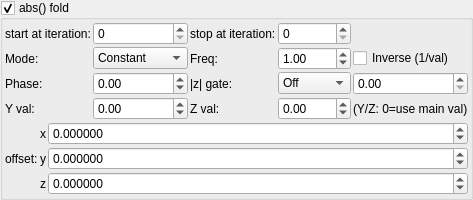
    <widget class="MyGroupBox" name="groupCheck_transf_function_enabledD_false">
     <property name="toolTip">
      <string/>
     </property>
     <property name="title">
      <string>abs() fold&amp;</string>
     </property>
     <property name="checkable">
      <bool>true</bool>
     </property>
     <layout class="QVBoxLayout" name="verticalLayout_54">
      <property name="spacing">
       <number>2</number>
      </property>
      <property name="leftMargin">
       <number>2</number>
      </property>
      <property name="topMargin">
       <number>2</number>
      </property>
      <property name="rightMargin">
       <number>2</number>
      </property>
      <property name="bottomMargin">
       <number>2</number>
      </property>
      <item>
       <layout class="QGridLayout" name="gridLayout_22" columnstretch="0,0,0,0">
        <property name="spacing">
         <number>2</number>
        </property>
        <item row="0" column="1">
         <widget class="MySpinBox" name="spinboxInt_transf_multiplier_start_iter_3">
          <property name="sizePolicy">
           <sizepolicy hsizetype="Minimum" vsizetype="Maximum">
            <horstretch>0</horstretch>
            <verstretch>0</verstretch>
           </sizepolicy>
          </property>
          <property name="maximum">
           <number>999</number>
          </property>
         </widget>
        </item>
        <item row="0" column="2">
         <widget class="QLabel" name="label_277">
          <property name="text">
           <string>stop at iteration:</string>
          </property>
         </widget>
        </item>
        <item row="0" column="0">
         <widget class="QLabel" name="label_278">
          <property name="text">
           <string>start at iteration:</string>
          </property>
         </widget>
        </item>
        <item row="0" column="3">
         <widget class="MySpinBox" name="spinboxInt_transf_multiplier_stop_iter_3">
          <property name="sizePolicy">
           <sizepolicy hsizetype="Minimum" vsizetype="Maximum">
            <horstretch>0</horstretch>
            <verstretch>0</verstretch>
           </sizepolicy>
          </property>
          <property name="maximum">
           <number>999</number>
          </property>
         </widget>
        </item>
      <item row="1" column="0">
       <widget class="QLabel"><property name="text"><string>Mode:</string></property></widget>
      </item>
      <item row="1" column="1">
       <widget class="MyComboBox" name="comboBox_transf_multiplier_value_mode_3">
        <item><property name="text"><string notr="true">Constant</string></property></item>
        <item><property name="text"><string notr="true">Sine</string></property></item>
        <item><property name="text"><string notr="true">Ramp</string></property></item>
        <item><property name="text"><string notr="true">Exponential</string></property></item>
        <item><property name="text"><string notr="true">Triangle</string></property></item>
        <item><property name="text"><string notr="true">Square</string></property></item>
        <item><property name="text"><string notr="true">Smoothstep</string></property></item>
        <item><property name="text"><string notr="true">Noise</string></property></item>
        <item><property name="text"><string notr="true">Ping-pong</string></property></item>
        <item><property name="text"><string notr="true">Stepped</string></property></item>
       </widget>
      </item>
      <item row="1" column="2">
       <widget class="QLabel"><property name="text"><string>Freq:</string></property></widget>
      </item>
      <item row="1" column="3">
       <widget class="MyDoubleSpinBox" name="spinbox_transf_multiplier_frequency_3">
        <property name="minimum"><double>0.01</double></property><property name="maximum"><double>100.0</double></property>
        <property name="singleStep"><double>0.1</double></property><property name="value"><double>1.0</double></property>
       </widget>
      </item>
      <item row="1" column="4" colspan="2">
       <widget class="MyCheckBox" name="checkBox_transf_multiplier_inverse_3">
        <property name="text"><string>Inverse (1/val)</string></property>
       </widget>
      </item>
      <item row="2" column="0">
       <widget class="QLabel"><property name="text"><string>Phase:</string></property></widget>
      </item>
      <item row="2" column="1">
       <widget class="MyDoubleSpinBox" name="spinbox_transf_multiplier_phase_3">
        <property name="minimum"><double>-10.0</double></property><property name="maximum"><double>10.0</double></property>
        <property name="singleStep"><double>0.1</double></property><property name="value"><double>0.0</double></property>
       </widget>
      </item>
      <item row="2" column="2">
       <widget class="QLabel"><property name="text"><string>|z| gate:</string></property></widget>
      </item>
      <item row="2" column="3">
       <widget class="MyComboBox" name="comboBox_transf_multiplier_threshold_mode_3">
        <item><property name="text"><string notr="true">Off</string></property></item>
        <item><property name="text"><string notr="true">&gt; thresh</string></property></item>
        <item><property name="text"><string notr="true">&lt; thresh</string></property></item>
       </widget>
      </item>
      <item row="2" column="4" colspan="2">
       <widget class="MyDoubleSpinBox" name="spinbox_transf_multiplier_threshold_3">
        <property name="minimum"><double>0.0</double></property><property name="maximum"><double>1000.0</double></property>
        <property name="singleStep"><double>0.1</double></property><property name="value"><double>0.0</double></property>
       </widget>
      </item>
      <item row="3" column="0">
       <widget class="QLabel"><property name="text"><string>Y val:</string></property></widget>
      </item>
      <item row="3" column="1">
       <widget class="MyDoubleSpinBox" name="spinbox_transf_multiplier_scale_y_3">
        <property name="minimum"><double>-100.0</double></property><property name="maximum"><double>100.0</double></property>
        <property name="singleStep"><double>0.01</double></property><property name="value"><double>0.0</double></property>
       </widget>
      </item>
      <item row="3" column="2">
       <widget class="QLabel"><property name="text"><string>Z val:</string></property></widget>
      </item>
      <item row="3" column="3">
       <widget class="MyDoubleSpinBox" name="spinbox_transf_multiplier_scale_z_3">
        <property name="minimum"><double>-100.0</double></property><property name="maximum"><double>100.0</double></property>
        <property name="singleStep"><double>0.01</double></property><property name="value"><double>0.0</double></property>
       </widget>
      </item>
      <item row="3" column="4" colspan="2">
       <widget class="QLabel"><property name="text"><string notr="true">(Y/Z: 0=use main val)</string></property></widget>
      </item>
       </layout>
      </item>
      <item>
       <layout class="QGridLayout" name="gridLayout_23" columnstretch="0,0,1">
        <property name="spacing">
         <number>2</number>
        </property>
        <item row="1" column="0">
         <widget class="QLabel" name="label_120">
          <property name="text">
           <string>offset:</string>
          </property>
         </widget>
        </item>
        <item row="0" column="1">
         <widget class="QLabel" name="label_121">
          <property name="sizePolicy">
           <sizepolicy hsizetype="Preferred" vsizetype="Preferred">
            <horstretch>0</horstretch>
            <verstretch>0</verstretch>
           </sizepolicy>
          </property>
          <property name="text">
           <string notr="true">x</string>
          </property>
          <property name="alignment">
           <set>Qt::AlignRight|Qt::AlignTrailing|Qt::AlignVCenter</set>
          </property>
         </widget>
        </item>
        <item row="2" column="2">
         <widget class="MyDoubleSpinBox" name="spinbox3_transf_offset_000_z">
          <property name="sizePolicy">
           <sizepolicy hsizetype="Minimum" vsizetype="Maximum">
            <horstretch>0</horstretch>
            <verstretch>0</verstretch>
           </sizepolicy>
          </property>
          <property name="prefix">
           <string/>
          </property>
          <property name="suffix">
           <string/>
          </property>
          <property name="decimals">
           <number>6</number>
          </property>
          <property name="minimum">
           <double>-99.989999999999995</double>
          </property>
          <property name="maximum">
           <double>99.989999999999995</double>
          </property>
          <property name="singleStep">
           <double>0.100000000000000</double>
          </property>
         </widget>
        </item>
        <item row="1" column="1">
         <widget class="QLabel" name="label_124">
          <property name="sizePolicy">
           <sizepolicy hsizetype="Preferred" vsizetype="Preferred">
            <horstretch>0</horstretch>
            <verstretch>0</verstretch>
           </sizepolicy>
          </property>
          <property name="text">
           <string notr="true">y</string>
          </property>
          <property name="alignment">
           <set>Qt::AlignRight|Qt::AlignTrailing|Qt::AlignVCenter</set>
          </property>
         </widget>
        </item>
        <item row="0" column="2">
         <widget class="MyDoubleSpinBox" name="spinbox3_transf_offset_000_x">
          <property name="sizePolicy">
           <sizepolicy hsizetype="Minimum" vsizetype="Maximum">
            <horstretch>0</horstretch>
            <verstretch>0</verstretch>
           </sizepolicy>
          </property>
          <property name="prefix">
           <string/>
          </property>
          <property name="suffix">
           <string/>
          </property>
          <property name="decimals">
           <number>6</number>
          </property>
          <property name="minimum">
           <double>-99.989999999999995</double>
          </property>
          <property name="maximum">
           <double>99.989999999999995</double>
          </property>
          <property name="singleStep">
           <double>0.100000000000000</double>
          </property>
         </widget>
        </item>
        <item row="1" column="2">
         <widget class="MyDoubleSpinBox" name="spinbox3_transf_offset_000_y">
          <property name="sizePolicy">
           <sizepolicy hsizetype="Minimum" vsizetype="Maximum">
            <horstretch>0</horstretch>
            <verstretch>0</verstretch>
           </sizepolicy>
          </property>
          <property name="prefix">
           <string/>
          </property>
          <property name="suffix">
           <string/>
          </property>
          <property name="decimals">
           <number>6</number>
          </property>
          <property name="minimum">
           <double>-99.989999999999995</double>
          </property>
          <property name="maximum">
           <double>99.989999999999995</double>
          </property>
          <property name="singleStep">
           <double>0.100000000000000</double>
          </property>
         </widget>
        </item>
        <item row="2" column="1">
         <widget class="QLabel" name="label_127">
          <property name="sizePolicy">
           <sizepolicy hsizetype="Preferred" vsizetype="Preferred">
            <horstretch>0</horstretch>
            <verstretch>0</verstretch>
           </sizepolicy>
          </property>
          <property name="text">
           <string notr="true">z</string>
          </property>
          <property name="alignment">
           <set>Qt::AlignRight|Qt::AlignTrailing|Qt::AlignVCenter</set>
          </property>
         </widget>
        </item>
       </layout>
      </item>
     </layout>
    </widget>
